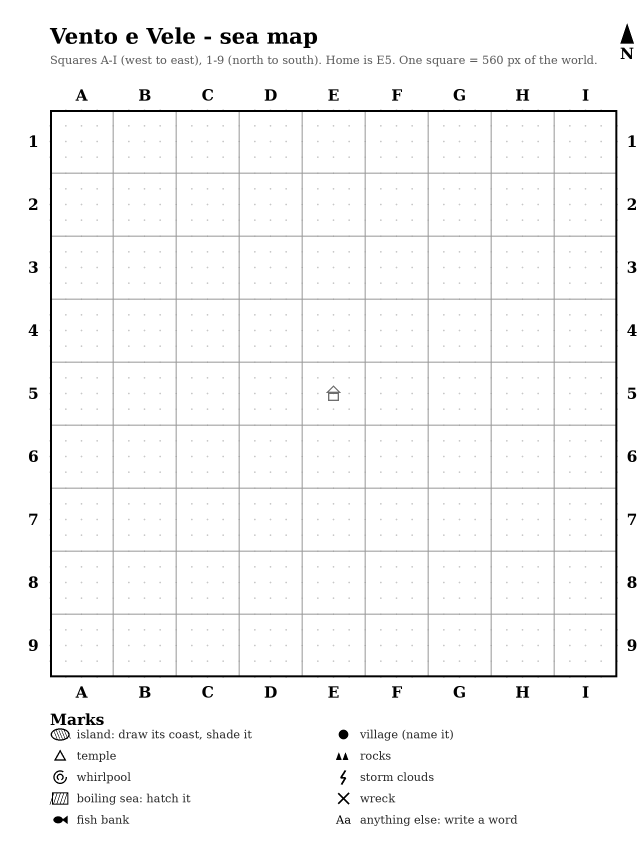
#> input picture tools/map-template/supernote_sea_map_9x9.png, 1920 x 2560 px (shown at 1/3 size)
$ python import_map.py supernote_sea_map_9x9.png
#> lines starting #> are read from the running program, lines starting #| are printed output that depends on the picture; after the words box and inside, x2 and y2 are one past the last pixel; in counts of white or black regions, pixels touching at a corner belong together
"""Turn a sea map drawn on the Supernote template into the game's land.

    pip install numpy opencv-python-headless
    python tools/map-template/import_map.py drawing.jpg [--write]

The drawing: coasts as closed ink lines on the 9x9 squares, land shaded or
not. Land is whatever the open sea (the biggest stretch of paper) can't reach,
so a line round the whole map makes a land border and a closed loop in the sea
makes an island. Home's own islet (the one on E5's middle) is left out: the
game draws its own. Small marks (letters, the house) are dropped; filled dots
(villages) are listed with their squares, to put in DRAWN_PLACES by hand.
If shading hides the frame's lines: --frame=x0,y0,x1,y1 (picture pixels). When the land isn't closed in (the
coasts drawn as lines with land outside them), --seeds=x,y;x,y;... (picture px) says where the sea is.
Sea left open up to the frame (a gap in the land border) runs on to the world's edge: the world wraps, so the
boat sails through and comes out on the far side, where the drawing should have a gap too.

It prints the land as rings of world points (evenodd: the world's square, the
sea's outline, each island) and, with --write, puts them into index.html
between the DRAWN_LAND markers.
"""
import re, sys, cv2, numpy as np

WORLD = 5040
src = sys.argv[1]
im = cv2.imread(src, cv2.IMREAD_GRAYSCALE)
#> im is the input picture: shape (2560, 1920); min 0, max 255, mean 247.8
if im is None: sys.exit('cannot read ' + src)

# the grid's frame: the long, dark lines (or --frame x0,y0,x1,y1 in the picture's pixels, when shading hides them)
dark = im < 100
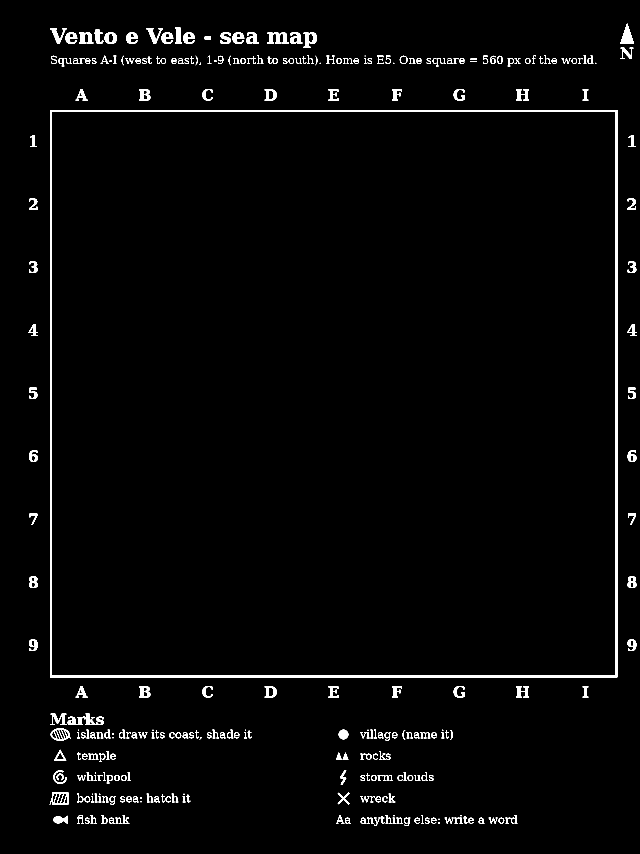
#> dark: shape (2560, 1920) bool (shown at 1/3 size); 2.1% white; 296 white regions (23 under 20 px), largest, box (x1, y1, x2, y2) and area: (150, 330, 1852, 2032) 40704, (1861, 70, 1902, 131) 1281, (802, 97, 866, 131) 1266
H, W = im.shape
#> H = 2560; W = 1920
def runs(v):                                  # centres of runs of neighbouring indices
    out, cur = [], [v[0]]
    for a in v[1:]:
        if a - cur[-1] <= 2: cur.append(a)
        else: out.append(cur); cur = [a]
    out.append(cur)
    return [sum(r)/len(r) for r in out]
fr = next((a.split('=', 1)[1] for a in sys.argv if a.startswith('--frame=')), None)
if fr: x0, y0, x1, y1 = map(float, fr.split(','))
else:
    cols = [i for i in range(W) if dark[:, i].sum() > 0.35*W]
#> cols = [150, 151, 152, 153, 154, 155, 1846, 1847, 1848, 1849, 1850, 1851]
    rows = [j for j in range(H) if dark[j, :].sum() > 0.35*W]
#> rows = [330, 331, 332, 333, 334, 335, 2026, 2027, 2028, 2029, 2030, 2031]
    cx, cy = runs(cols), runs(rows)
#> in runs, `out, cur = [], [v[0]]`: out = []; cur = [150]
#> the loop in runs, `for a in v[1:]:` made 11 passes
#> (a, cur) on pass 6: (1846, [1846])
#> a on passes 1, 2, 3, 4, 5, 7: 151, 152, 153, 154, 155, 1847
#> after the loop in runs, `for a in v[1:]:`: out = [[150, 151, 152, 153, 154, 155]]
#> the loop in runs (call 2), `for a in v[1:]:` made 11 passes
#> (a, cur) on pass 6: (2026, [2026])
#> a on passes 1, 2, 3, 4, 5, 7: 331, 332, 333, 334, 335, 2027
#> cx = [152.5, 1848.5]; cy = [332.5, 2028.5]
    x0, x1, y0, y1 = min(cx), max(cx), min(cy), max(cy)
#> x0 = 152.5; x1 = 1848.5; y0 = 332.5; y1 = 2028.5
    if x1 - x0 < 0.5*W or y1 - y0 < 0.5*W or abs((x1 - x0) - (y1 - y0)) > 0.03*W:
        sys.exit('the frame is hidden (shading over it?): give it with --frame=x0,y0,x1,y1 (a Supernote screenshot at 1080 wide: --frame=85.5,688,1039.5,1642)')
print(f'frame x {x0:.1f}..{x1:.1f}  y {y0:.1f}..{y1:.1f}', file=sys.stderr)

# inside the frame only
pad = 5
gx0, gx1, gy0, gy1 = int(x0)+pad, int(x1)-pad+1, int(y0)+pad, int(y1)-pad+1
#> gx0 = 157; gx1 = 1844; gy0 = 337; gy1 = 2024
g = im[gy0:gy1, gx0:gx1]
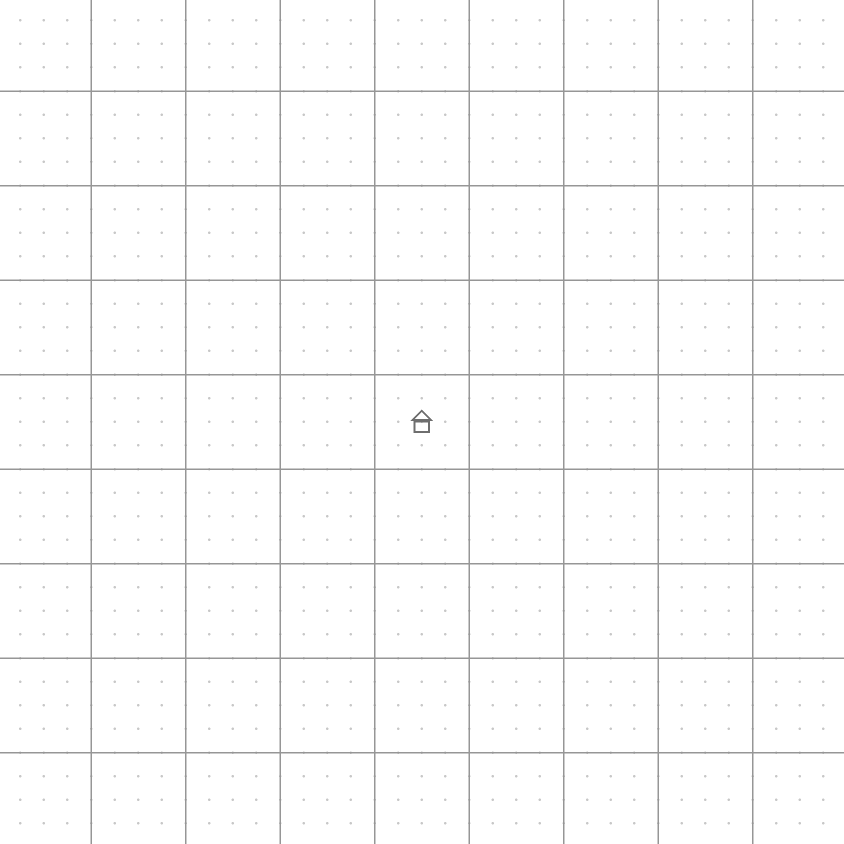
#> g: shape (1687, 1687) (shown at 1/2 size); min 110, max 255, mean 251.7
h, w = g.shape
#> h = 1687; w = 1687
sx, sy = WORLD/(x1 - x0), WORLD/(y1 - y0)
#> sx = 2.97; sy = 2.97
def world(px, py): return ((px + gx0 - x0)*sx, (py + gy0 - y0)*sy)
def pix(wx, wy): return (wx/sx + x0 - gx0, wy/sy + y0 - gy0)
cell = w/9
#> cell = 187.4

# village dots: round blobs of solid ink, bigger than a line is thick (found by wearing the lines away)
solid = cv2.morphologyEx((g < 70).astype(np.uint8), cv2.MORPH_CLOSE, cv2.getStructuringElement(cv2.MORPH_ELLIPSE, (9, 9)))   # (a dot drawn as a ring too)
#> solid: shape (1687, 1687); every value is 0
core = cv2.erode(solid, cv2.getStructuringElement(cv2.MORPH_ELLIPSE, (11, 11)))
n, lab, st, cen = cv2.connectedComponentsWithStats(core, connectivity=8)
#> lab: shape (1687, 1687) int32; every value is 0
#> n = 1; st = [[0, 0, 1687, 1687, 2845969]]; cen = [[843, 843]]
dots = []
for k in range(1, n):
    if st[k][4] < 4 or max(st[k][2], st[k][3]) > 0.3*cell: continue
    p = world(*cen[k])
    if all(np.hypot(p[0] - q[0], p[1] - q[1]) > 150 for q in dots): dots.append(p)   # (one dot worn into two pieces)
#> after the loop, dots = []
# ink = the dark strokes and the shading (the template's grid and dots are lighter and thin: an opening takes them away)
ink = (g < 105).astype(np.uint8)
shade = cv2.morphologyEx((g < 200).astype(np.uint8), cv2.MORPH_OPEN, np.ones((5, 5), np.uint8))
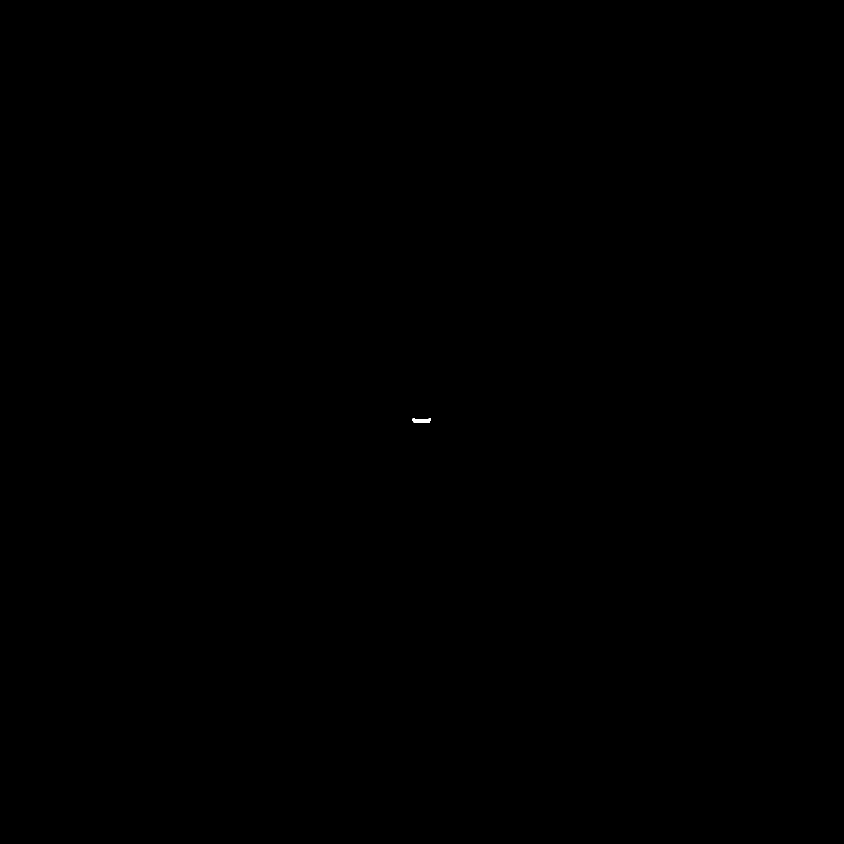
#> shade: shape (1687, 1687) (shown at 1/2 size); values 0 (black) and 1 (white), 0.01% white; 1 white region, box (x1, y1, x2, y2) and area: (825, 837, 862, 845) 257
# small marks alone in the sea (letters, the house): small bits of line with no shading in them (a small shaded
# island stays)
n, lab, st, cen = cv2.connectedComponentsWithStats(ink | shade, connectivity=8)
#> n = 2; st = [[0, 0, 1687, 1687, 2845712], [825, 837, 37, 8, 257]]; cen = [[843, 843], [843, 840.8]]
for k in range(1, n):
    x, y, bw, bh, area = st[k]
    if max(bw, bh) < 0.4*cell and (shade[lab == k] > 0).sum() < 0.25*area: ink[lab == k] = 0; shade[lab == k] = 0
#> this loop made 1 pass
ink |= shade
# close small gaps in the lines; the sea is the biggest stretch of water left
inkd = cv2.dilate(ink, np.ones((5, 5), np.uint8))
#> inkd: shape (1687, 1687); values 0 (black) and 1 (white), 0.02% white; 1 white region, box (x1, y1, x2, y2) and area: (823, 835, 864, 847) 457
n, lab, st, cen = cv2.connectedComponentsWithStats((1 - inkd).astype(np.uint8), connectivity=4)
#> st = [[823, 835, 41, 12, 457], [0, 0, 1687, 1687, 2845512]]; cen = [[843, 840.7], [843, 843]]
seeds = next((a.split('=', 1)[1] for a in sys.argv if a.startswith('--seeds=')), None)
if seeds:                                     # the sea is where these points are (picture px; for a drawing whose land isn't closed in)
    sea = np.zeros_like(inkd)
    for sp in seeds.split(';'):
        px, py = map(float, sp.split(','))
        k = lab[int(py) - gy0, int(px) - gx0]
        if not k: sys.exit(f'seed {sp} is on a line')
        sea |= (lab == k).astype(np.uint8)
else:
    seak = 1 + int(np.argmax(st[1:, 4]))
#> seak = 1
    sea = (lab == seak).astype(np.uint8)
sea = cv2.dilate(sea, np.ones((5, 5), np.uint8))   # the coast runs along the middle of the line
landm = (1 - sea).astype(np.uint8)
# home's islet goes (the game has its own)
n, lab, st, cen = cv2.connectedComponentsWithStats(landm, connectivity=8)
#> st = [[0, 0, 1687, 1687, 2845712], [825, 837, 37, 8, 257]]; cen = [[843, 843], [843, 840.8]]
hxp, hyp = pix(WORLD/2, WORLD/2)
#> hxp = 843.5; hyp = 843.5
k = lab[int(hyp), int(hxp)]
#> k = 1
if k and st[k][4] < 2*cell*cell: landm[lab == k] = 0
# lumps smaller than a speck go too
n, lab, st, cen = cv2.connectedComponentsWithStats(landm, connectivity=8)
#> n = 1; st = [[0, 0, 1687, 1687, 2845969]]; cen = [[843, 843]]
for k in range(1, n):
    if st[k][4] < 60: landm[lab == k] = 0

# the outline of the land, simplified, in world px; the frame's edge becomes the world's edge
big = np.pad(landm, 1, constant_values=1)
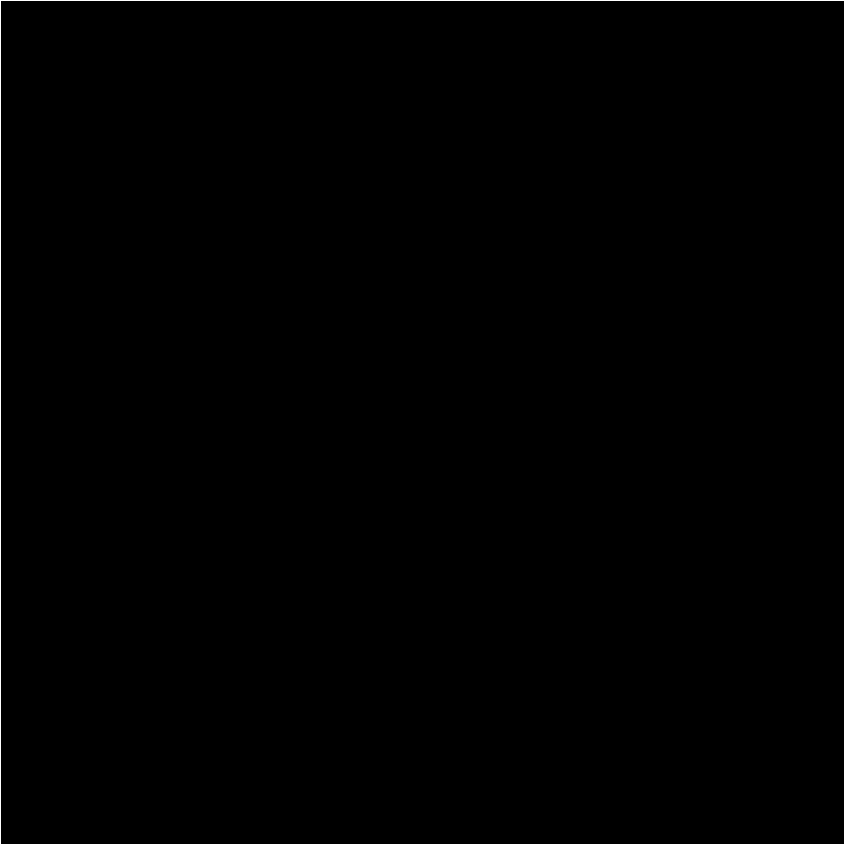
#> big: shape (1689, 1689) (shown at 1/2 size); values 0 (black) and 1 (white), 0.24% white in thin lines or dots
cs, _ = cv2.findContours(big, cv2.RETR_LIST, cv2.CHAIN_APPROX_NONE)
#> cs = 2 contours; box (x1, y1, x2, y2) and area: (0, 0, 1689, 1689) 2849344, (0, 0, 1689, 1689) 2849342
rings = [[0, 0, WORLD, 0, WORLD, WORLD, 0, WORLD]]
for c in cs:
    if cv2.contourArea(c) < 40: continue
    a = cv2.approxPolyDP(c, 0.9, True).reshape(-1, 2) - 1
    if a[:, 0].min() <= 0 and a[:, 1].min() <= 0 and a[:, 0].max() >= w-1 and a[:, 1].max() >= h-1: continue   # the padded frame
    ring = []
    for px, py in a:
        wx, wy = world(px + 0.5, py + 0.5)
        if px <= 1: wx = 0                        # sea that reaches the frame goes on to the world's edge, so a gap in the
        if px >= w - 2: wx = WORLD                # land border lets the boat through to the far side (the world wraps)
        if py <= 1: wy = 0
        if py >= h - 2: wy = WORLD
        ring += [round(wx), round(wy)]
    rings.append(ring)
#> this loop made 2 passes
#> a on pass 2: [[-1, -1], [-1, 1687], [1687, 1687], [1687, -1]]
#> after the loop, rings = [[0, 0, 5040, 0, 5040, 5040, 0, 5040]]
print(f'{len(rings)} rings, {sum(len(r) for r in rings)//2} points; dots at ' +
      ', '.join(f'({x:.0f},{y:.0f}) {"ABCDEFGHI"[int(x//(WORLD/9))]}{int(y//(WORLD/9))+1}' for x, y in dots), file=sys.stderr)
js = '  const DRAWN_LAND = [\n' + ',\n'.join('    [' + ','.join(map(str, r)) + ']' for r in rings) + '\n  ];'
if '--write' in sys.argv:
    import os
    path = os.path.join(os.path.dirname(os.path.abspath(__file__)), '..', '..', 'index.html')
    s = open(path, encoding='utf-8').read()
    s2, k = re.subn(r'  // DRAWN_LAND >>>\n.*?  // <<< DRAWN_LAND\n', lambda m: '  // DRAWN_LAND >>>\n' + js + '\n  // <<< DRAWN_LAND\n', s, flags=re.S)
    if not k: sys.exit('no DRAWN_LAND markers in index.html')
    open(path, 'w', encoding='utf-8').write(s2)
    print('written into index.html', file=sys.stderr)
else:
    print(js)
#|   const DRAWN_LAND = [
#|     [0,0,5040,0,5040,5040,0,5040]
#|   ];
# a picture to check it by (in the current folder)
cv2.imwrite('drawn_land_check.png', np.where(landm[..., None] > 0, (60, 60, 60), (235, 225, 210)).astype(np.uint8))
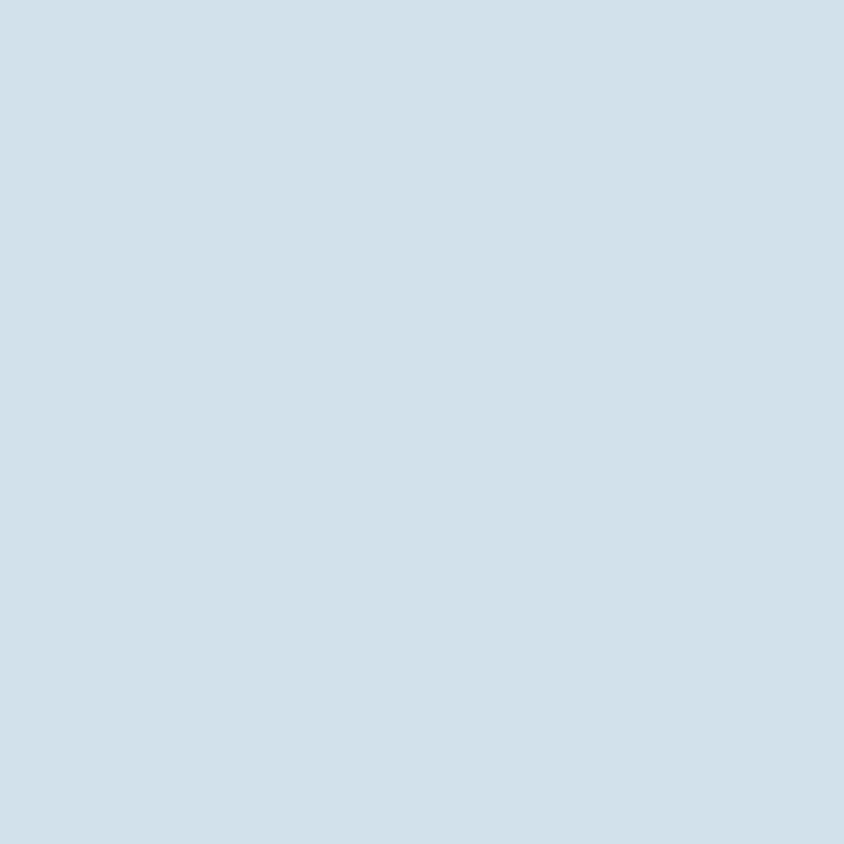
#> saved as drawn_land_check.png: shape (1687, 1687, 3) (shown at 1/2 size); mean B, G, R 235, 225, 210
